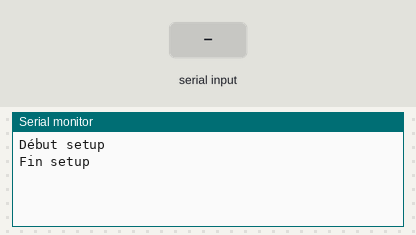
The sketch below on a simulated Arduino Uno, built with avr-gcc and run on an emulated ATmega328P. Shown: the last lines printed to the serial monitor. The inputs (shaded band) are chosen by the test bench.

Above: at 1.2 s.
1.3 s: "1" received over the second serial link
At 2.5 s:
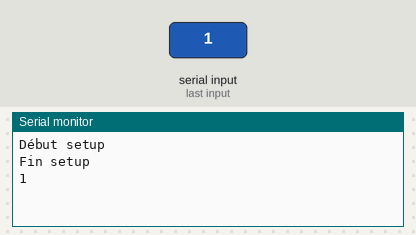
2.8 s: "0" received over the second serial link
At 3.9 s:
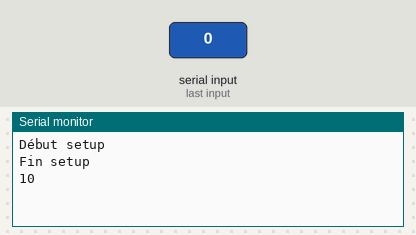

The sketch:

GPS.ino
```cpp
#include <SoftwareSerial.h>
SoftwareSerial GPS_Serial(2, 3);
unsigned char buffer[64];                   // tableau tampon pour la réception des données sur le port série
int compteur=0;                             // compteur pour tableau tampon
void setup()
{
    Serial.begin(9600);
    Serial.println("Début setup");
    GPS_Serial.begin(9600);
    Serial.println("Fin setup");
}

void loop()
{
    if (GPS_Serial.available())                     // si la date provient du port série du logiciel ==> les données proviennent du bouclier GPS_Serial
    {
        while(GPS_Serial.available())               // lecture de données dans un tableau de caractères
        {
            buffer[compteur++]=GPS_Serial.read();      // écrit des données dans un tableau
            if(compteur == 64)break;
        }
        Serial.write(buffer,compteur);                 // si aucune transmission de données ne se termine, écrivez un tampon sur le port série du matériel
        Effacer_tableau_tampon();                         // appelez la fonction Effacer_tableau_tampon pour effacer les données stockées du tableau
        compteur = 0;                                  // met le compteur de la boucle while à zéro
    }
    if (Serial.available())                 // si les données sont disponibles sur le port série matériel ==> les données proviennent d'un PC ou d'un ordinateur portable
    GPS_Serial.write(Serial.read());        // l'écrit dans le bouclier GPS_Serial
}


void Effacer_tableau_tampon()                     // fonction pour effacer le tableau tampon
{
    for (int i=0; i<compteur;i++)
    {
        buffer[i]=NULL;
    }                     // efface tout l'index du tableau avec la commande NULL
}
```

Measured:
- after the input at 1.3 s, the serial monitor: prints a new line at once (image 1)
- after the input at 2.8 s, the serial monitor: prints a new line at once (image 2)
